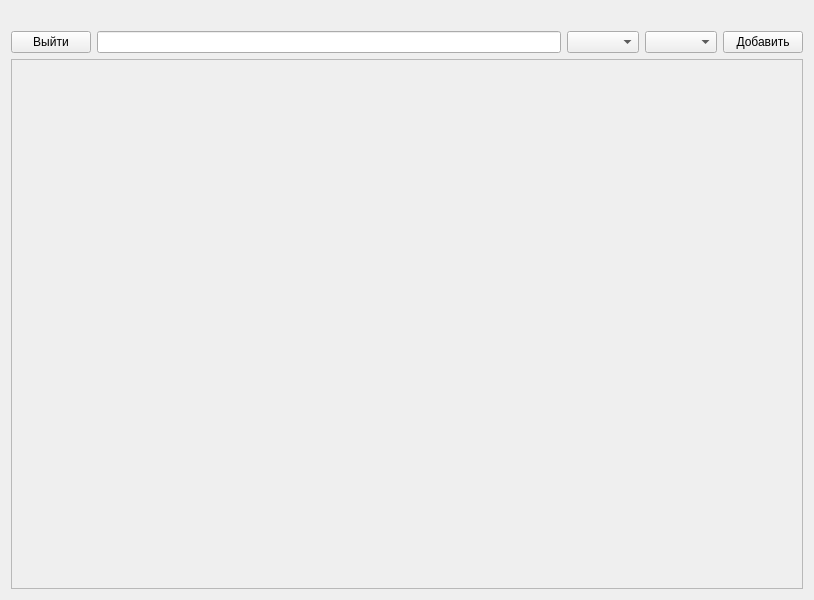
<?xml version="1.0" encoding="UTF-8"?>
<ui version="4.0">
 <class>Form</class>
 <widget class="QWidget" name="Form">
  <property name="geometry">
   <rect>
    <x>0</x>
    <y>0</y>
    <width>814</width>
    <height>600</height>
   </rect>
  </property>
  <property name="minimumSize">
   <size>
    <width>700</width>
    <height>600</height>
   </size>
  </property>
  <property name="windowTitle">
   <string>Form</string>
  </property>
  <layout class="QGridLayout" name="gridLayout">
   <item row="2" column="0">
    <widget class="QScrollArea" name="scrollArea">
     <property name="widgetResizable">
      <bool>true</bool>
     </property>
     <widget class="QWidget" name="scrollAreaWidgetContents">
      <property name="geometry">
       <rect>
        <x>0</x>
        <y>0</y>
        <width>790</width>
        <height>516</height>
       </rect>
      </property>
     </widget>
    </widget>
   </item>
   <item row="1" column="0">
    <layout class="QHBoxLayout" name="horizontalLayout">
     <item>
      <widget class="QPushButton" name="exit_btn">
       <property name="text">
        <string>Выйти</string>
       </property>
      </widget>
     </item>
     <item>
      <widget class="QLineEdit" name="search_l"/>
     </item>
     <item>
      <widget class="QComboBox" name="filt_cb"/>
     </item>
     <item>
      <widget class="QComboBox" name="sort_cb"/>
     </item>
     <item>
      <widget class="QPushButton" name="add_btn">
       <property name="text">
        <string>Добавить</string>
       </property>
      </widget>
     </item>
    </layout>
   </item>
   <item row="0" column="0" alignment="Qt::AlignRight">
    <widget class="QLabel" name="name_l">
     <property name="text">
      <string/>
     </property>
    </widget>
   </item>
  </layout>
 </widget>
 <resources/>
 <connections/>
</ui>
